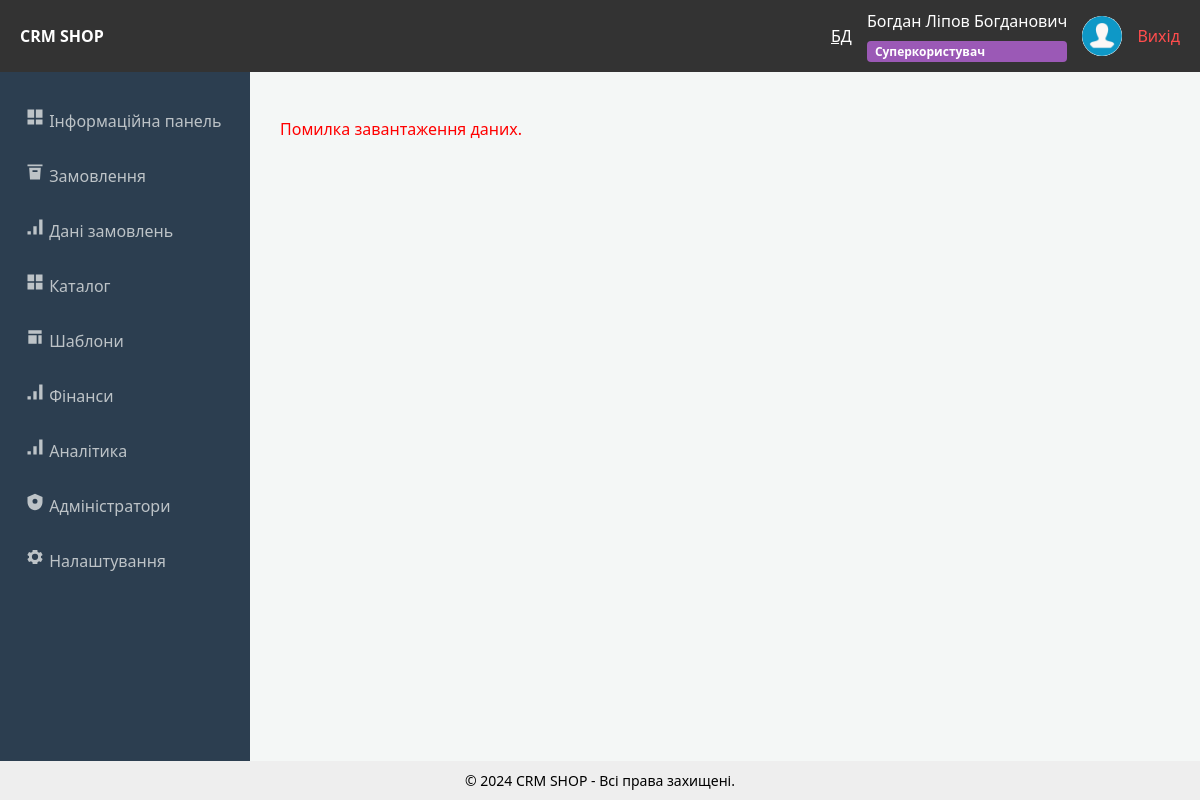
The page /dashboard/ (signed in) on the database its author committed.
### shopCRM/models.py (models this page shows, shortened)
class User(AbstractUser):
    middle_name = models.CharField("По батькові", max_length=150, blank=True)
    phone = models.CharField("Номер телефону", max_length=20, unique=True)
    email = models.EmailField("Email", unique=True, blank=False, null=False)
    photo = models.ImageField("Фото", upload_to='user_photos/', null=True, blank=True)
    card_number = models.CharField("Номер рахунку (карти)", max_length=25, blank=True)
    '''role = models.ForeignKey(
        Group,
        on_delete=models.SET_NULL,
        null=True,
        blank=True,
        related_name='user_roles',
        verbose_name="Роль"
    )'''
    REQUIRED_FIELDS = ['email']  # якщо логін по email

### shopCRM/views.py (the view)
# urls.py: path('dashboard/', views.dashboard_view, name='dashboard'),
@login_required
def dashboard_view(request):
    crm_name = SiteSettings.objects.filter(key='crm_name').first()
    return render(request, 'shopCRM/dashboard.html', {
        'crm_name': crm_name.value if crm_name else "CRM SHOP"
    })

### shopCRM/templates/shopCRM/dashboard.html (shortened to what this page needs)
<!DOCTYPE html>
<html lang="uk">
<head>
    <link rel="stylesheet" href="/static/css/style.css">
</head>
<body>
    <header>
        <div class="logo"><strong>{{ crm_name }}</strong></div>
        <div class="user-info">
            {% if user.is_staff %}
            <a href="http://127.0.0.1:8000/admin/" style="color: #fff;">БД</a>
            {% endif %}
            <div class="user-details">
                <span>{{ user.last_name }} {{ user.first_name }} {{ user.middle_name }}</span>
                {% if user.is_superuser %}
                <span class="badge role-superuser">Суперкористувач</span>
                {% elif user.role.name == "Admin" %}
                <span class="badge role-admin">Адмін</span>
                {% elif user.role.name == "Manager" %}
                <span class="badge role-manager">Менеджер</span>
                {% else %}
                <span class="badge role-default">{{ user.role.name|default:"Користувач" }}</span>
                {% endif %}
            </div>
                {% if user.photo %}
                    <img src="{{ user.photo.url }}" alt="фото">
                {% else %}
                    <img src="/static/img/no-avatar.jpg" alt="фото">
                {% endif %}
                <a href="{% url 'logout' %}" style="color: #ff4d4d; text-decoration: none;">Вихід</a>
        </div>
    </header>
    <div class="main-container">
        <nav class="sidebar">
            <a href="#" data-url="{% url 'content_dashboard' %}" onclick="loadContent(this)">
                <svg class="icon"><use href="#icon-dashboard" /></svg>
                <span class="label">Інформаційна панель</span>
            </a>
            <a href="#" data-url="{% url 'content_orders' %}" onclick="loadContent(this)">
                <svg class="icon"><use href="#icon-orders" /></svg>
                <span class="label">Замовлення</span>
            </a>
            <a href="#" data-url="{% url 'content_order_details' %}" onclick="loadContent(this)">
                <svg class="icon"><use href="#icon-analytics" /></svg>
                <span class="label">Дані замовлень</span>
            </a>
            <a href="#" data-url="{% url 'manage_products' %}" onclick="loadContent(this)">
                <svg class="icon"><use href="#icon-catalog" /></svg>
                <span class="label">Каталог</span>
            </a>
            <a href="#" data-url="{% url 'content_templates' %}" onclick="loadContent(this)">
              <svg class="icon"><use href="#icon-templates" /></svg>
              <span class="label">Шаблони</span>
            </a>
            <a href="#" data-url="{% url 'content_finance' %}" onclick="loadContent(this)">
                <svg class="icon"><use href="#icon-analytics" /></svg>
                <span class="label">Фінанси</span>
            </a>
            <a href="#" data-url="" onclick="loadContent(this)">
                <svg class="icon"><use href="#icon-analytics" /></svg>
                <span class="label">Аналітика</span>
            </a>
            <a href="#" data-url="{% url 'content_admins' %}" onclick="loadContent(this)">
                <svg class="icon"><use href="#icon-admin" /></svg>
                <span class="label">Адміністратори</span>
            </a>
            <a href="#" data-url="" onclick="loadContent(this)">
                <svg class="icon"><use href="#icon-settings" /></svg>
                <span class="label">Налаштування</span>
            </a>
        </nav>
        <main id="content-area">
        </main>
    </div>
    <footer>
        &copy; 2024 {{ crm_name }} - Всі права захищені.
    </footer>
</body>
</html>

### shopCRM/static/css/style.css (style rules this page uses)
body { font-family: 'Segoe UI', Tahoma, Geneva, Verdana, sans-serif; margin: 0; display: flex; flex-direction: column; height: 100vh; }
header { background: #333; color: white; padding: 10px 20px; display: flex; justify-content: space-between; align-items: center; }
.user-info { display: flex; align-items: center; gap: 15px; }
.user-info img { width: 40px; height: 40px; border-radius: 50%; object-fit: cover; background: #eee; }
.main-container { display: flex; flex: 1; overflow: hidden; }
.sidebar { width: 250px; background: #2c3e50; color: white; padding: 20px 0; }
.sidebar a { display: block; color: #bdc3c7; padding: 15px 25px; text-decoration: none; transition: 0.3s; }
#content-area { flex: 1; padding: 30px; overflow-y: auto; background: #f4f7f6; }
footer { background: #eee; text-align: center; padding: 10px; font-size: 14px; }
.badge { padding: 2px 8px; border-radius: 4px; font-size: 12px; font-weight: bold; color: white; display: inline-block; margin-top: 5px; }
.role-superuser { background-color: #9b59b6; }
.user-details { display: flex; flex-direction: column; gap: 4px; }
.icon { width: 20px; height: 20px; fill: currentColor; }

### rows shown on the page
User: last_name "Богдан", first_name "Ліпов", middle_name "Богданович"

### other values the page prints
{{ crm_name }} "CRM SHOP"
